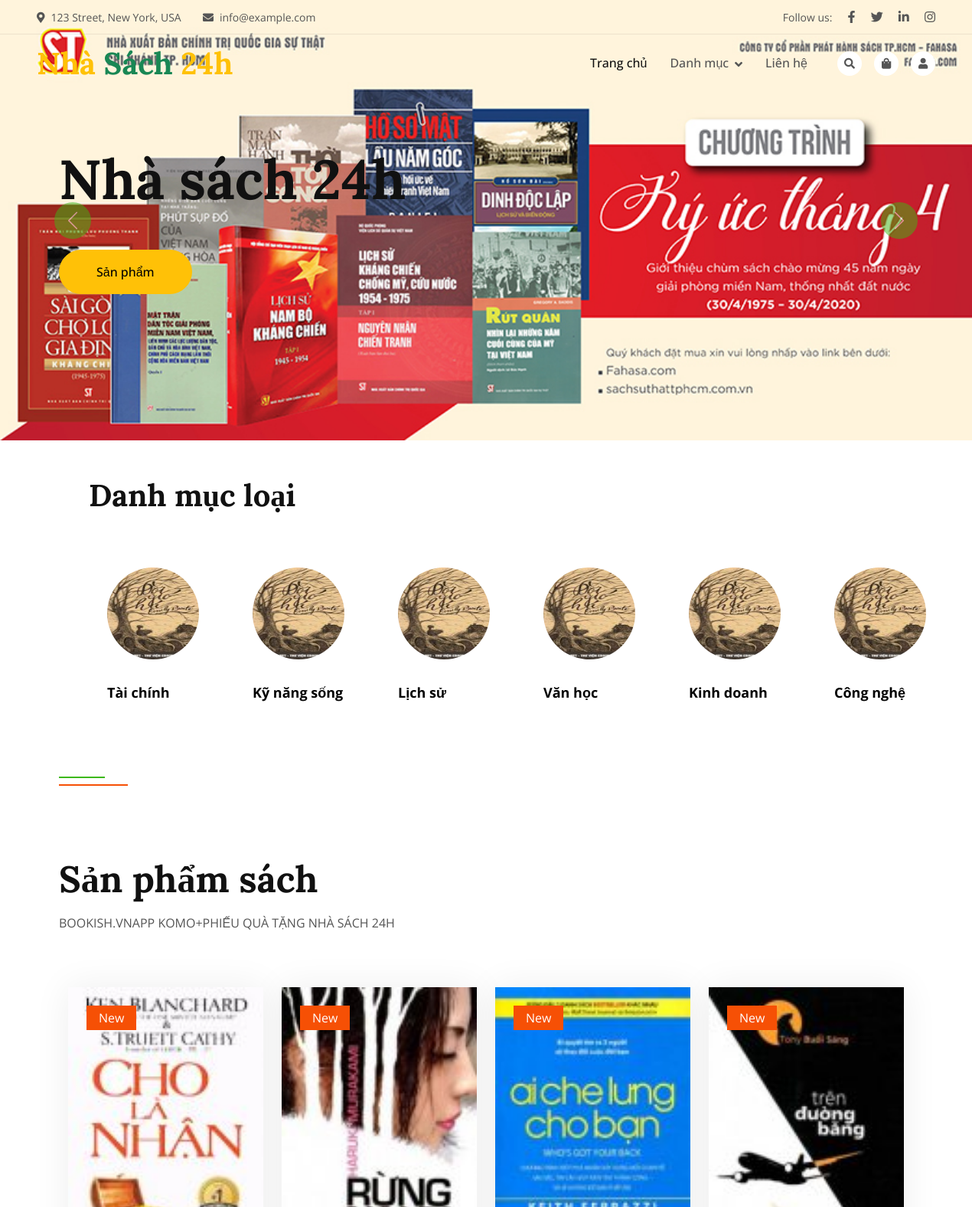
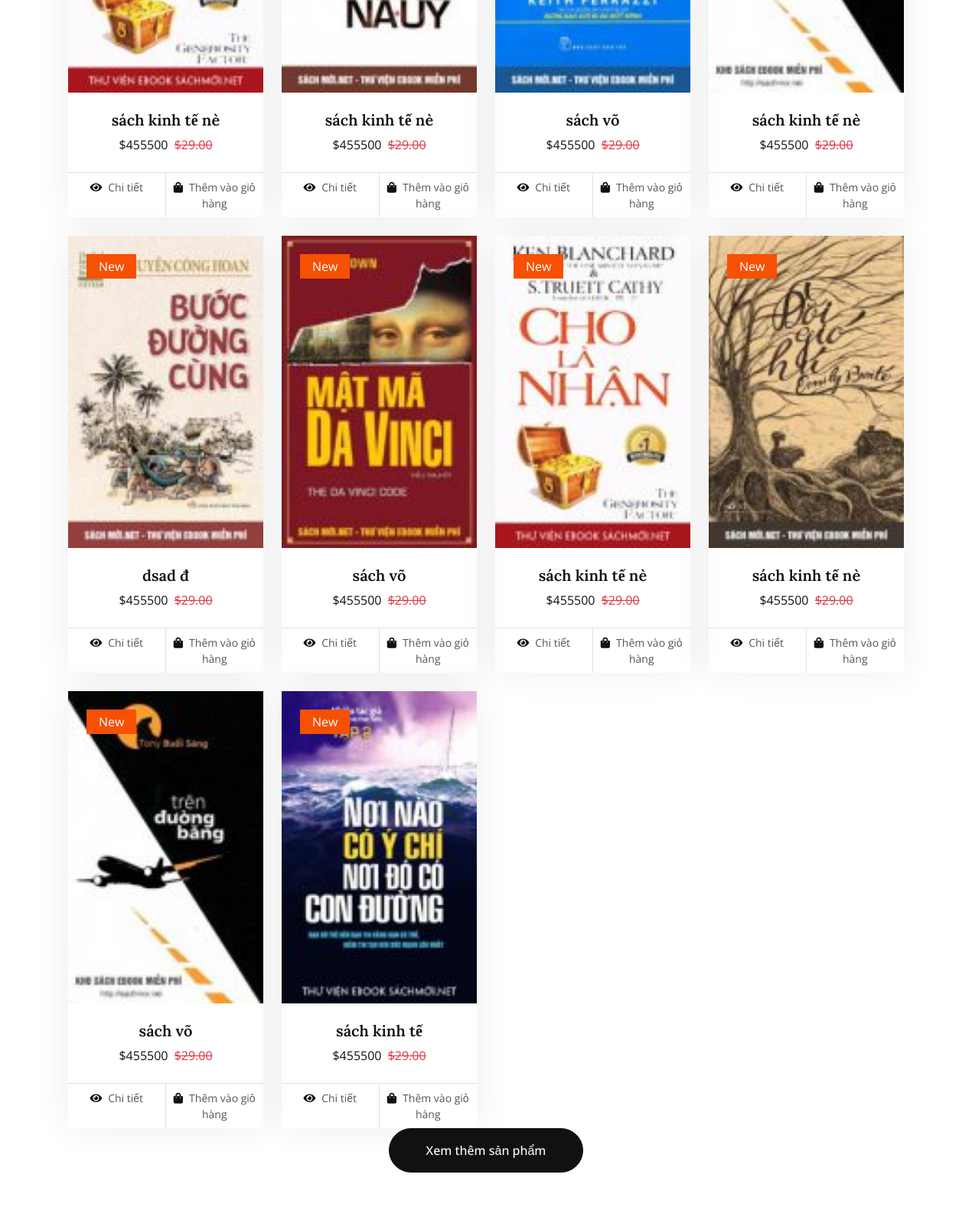
The page / (upper part) on the database its author committed (2 pictures, top to bottom).
### tables this page shows
CREATE TABLE `danh_muc` (
  `ma_dm` int(11) NOT NULL,
  `ten_dm` varchar(255) NOT NULL,
  `trang_thai` tinyint(1) NOT NULL
);

CREATE TABLE `sach` (
  `ma_sach` int(11) NOT NULL,
  `ten_sach` varchar(255) NOT NULL,
  `hinh_sach` varchar(255) NOT NULL,
  `so_luong` int(11) NOT NULL,
  `gia_sach` float NOT NULL,
  `mo_ta` varchar(255) NOT NULL,
  `nha_xb` varchar(255) NOT NULL,
  `ngay_xb` date NOT NULL,
  `ma_dm` int(11) NOT NULL,
  `trang_thai` tinyint(1) NOT NULL
);

### index.php (called while the page is built, shortened)
<?php
include './models/loai_sach.php';
include './models/san_pham.php';
$all_danhmuc = all_list_dm();
$six_dm = six_list_dm();
$ten_list_sach = ten_list_sach();
$act = $_GET['act'] ?? "";
switch ($act) {
    case '':
        $VIEW = "./views/home.php";
        break;
}
include './views/header.php';
include $VIEW;
include './views/footer.php';

### models/pdo.php (called while the page is built, shortened)
<?php
function pdo_get_connection(){
    $servername = "localhost";
    $username = "root";
    $password = "";
    try {
        $conn = new PDO("mysql:host=$servername;dbname=duansach", $username, $password);
        $conn->setAttribute(PDO::ATTR_ERRMODE, PDO::ERRMODE_EXCEPTION);
        return $conn;
    } catch(PDOException $e) {
        echo "Connection failed: " . $e->getMessage();
    }
}
function pdo_query($sql){
    $sql_args=array_slice(func_get_args(),1);
    try{
        $conn=pdo_get_connection();
        $stmt=$conn->prepare($sql);
        $stmt->execute($sql_args);
        $rows=$stmt->fetchAll();
        return $rows;
    }
    catch(PDOException $e){
        throw $e;
    }
    finally{
        unset($conn);
    }
}
?>

### models/loai_sach.php (called while the page is built, shortened)
<?php
require_once "pdo.php";
function all_list_dm()
{
    $sql = "SELECT * FROM danh_muc ORDER BY ma_dm DESC";
    return pdo_query($sql);
}
function six_list_dm(){
    $sql = "SELECT * FROM danh_muc ORDER BY ma_dm DESC limit 0,6";
    return pdo_query($sql);
}

### models/san_pham.php (called while the page is built, shortened)
<?php
require_once "pdo.php";
function ten_list_sach(){
    $sql = "SELECT * FROM sach ORDER BY ma_sach DESC limit 0,10";
    return  pdo_query($sql);
}

### views/home.php (the view, shortened to what this page needs)
<div class="container-fluid p-0 mb-5 wow fadeIn" data-wow-delay="0.1s">
    <div id="header-carousel" class="carousel slide" data-bs-ride="carousel">
        <div class="carousel-inner">
            <div class="carousel-item active">
                <img class="w-100" src="./img/carousel-1.jpg" alt="Image">
                <div class="carousel-caption">
                    <div class="container">
                        <div class="row justify-content-start">
                            <div class="col-lg-7">
                                <h1 class="display-2 mb-5 animated slideInDown">Nhà sách 24h</h1>
                                <a href="?act=sanpham" class="btn btn-warning rounded-pill py-sm-3 px-sm-5">Sản phẩm</a>
                            </div>
                        </div>
                    </div>
                </div>
            </div>
        </div>
        <button class="carousel-control-prev" type="button" data-bs-target="#header-carousel" data-bs-slide="prev">
            <span class="carousel-control-prev-icon" aria-hidden="true"></span>
        </button>
        <button class="carousel-control-next" type="button" data-bs-target="#header-carousel" data-bs-slide="next">
            <span class="carousel-control-next-icon" aria-hidden="true"></span>
        </button>
    </div>
</div>
<div class="category">
    <h1>Danh mục loại</h1>
    <section class="category-noo">
        <?php foreach ($six_dm as $sdm) : ?>
            <?php extract($sdm) ?>
            <div class="small-cate">
                <a href="">
                    <img src="../img/product-4.jpg" alt="">
                    <legend><?= $ten_dm ?></legend>
                </a>
            </div>
        <?php endforeach; ?>
    </section>
</div>
<div class="container-xxl py-5">
    <div class="container">
        <div class="row g-0 gx-5 align-items-end">
            <div class="col-lg-6">
                <div class="section-header text-start mb-5 wow fadeInUp" data-wow-delay="0.1s" style="max-width: 500px;">
                    <h1 class="display-5 mb-3">Sản phẩm sách</h1>
                    <p>BOOKISH.VNAPP KOMO+PHIẾU QUÀ TẶNG NHÀ SÁCH 24H</p>
                </div>
            </div>
        </div>
        <div class="tab-content">
            <div id="tab-1" class="tab-pane fade show p-0 active">
                <?php foreach ($ten_list_sach as $asp) : ?>
                    <?php extract($asp) ?>
                    <div class="row g-4">
                        <div class="col-xl data-wow-delay="0.1s">
                            <div class="product-item">
                                <div class="position-relative bg-light overflow-hidden">
                                    <img class="img-fluid w-100" src="img/<?= $hinh_sach ?>" alt="">
                                    <div class="bg-secondary rounded text-white position-absolute start-0 top-0 m-4 py-1 px-3">New</div>
                                </div>
                                <div class="text-center p-4">
                                    <a class="d-block h5 mb-2" href=""><?= $ten_sach ?></a>
                                    <span class="text-dark me-1">$<?= $gia_sach ?></span>
                                    <span class="text-danger text-decoration-line-through">$29.00</span>
                                </div>
                                <div class="d-flex border-top">
                                    <small class="w-50 text-center border-end py-2">
                                        <a class="text-body" href="?act=chitiet&ma_sach=<?=$ma_sach ?>"><i class="fa fa-eye text-dark me-2"></i>Chi tiết</a>
                                    </small>
                                    <small class="w-50 text-center py-2">
                                        <a class="text-body" href="?act=cart&ma_sach=<?= $ma_sach?>"><i class="fa fa-shopping-bag text-dark me-2"></i>Thêm vào giỏ hàng</a>
                                    </small>
                                </div>
                            </div>
                        </div>
                    </div>
                <?php endforeach; ?>
                <div class="col-12 text-center wow fadeInUp" data-wow-delay="0.1s">
                    <a class="btn btn-dark rounded-pill py-3 px-5" href="?act=sanpham">Xem thêm sản phẩm</a>
                </div>
            </div>
        </div>
    </div>
</div>

### css/style.css (style rules this page uses)
:root { --primary: #3CB815; --secondary: #F65005; --light: #F7F8FC; --dark: #111111; }
.btn { font-weight: 500; transition: .5s; }
.carousel-caption { top: 0; left: 0; right: 0; bottom: 0; display: flex; align-items: center; justify-content: center; text-align: start; z-index: 1; }
.carousel-control-prev, .carousel-control-next { width: 15%; }
.carousel-control-prev-icon, .carousel-control-next-icon { width: 3rem; height: 3rem; background-color: var(--primary); border: 10px solid var(--primary); border-radius: 3rem; }
.section-header { position: relative; padding-top: 25px; }
.section-header::before { position: absolute; content: ""; width: 60px; height: 2px; top: 0; left: 50%; transform: translateX(-50%); background: var(--primary); }
.section-header::after { position: absolute; content: ""; width: 90px; height: 2px; top: 10px; left: 50%; transform: translateX(-50%); background: var(--secondary); }
.section-header.text-start::before, .section-header.text-start::after { left: 0; transform: translateX(0); }
.product-item { box-shadow: 0 0 45px rgba(0, 0, 0, .07); }
.product-item img { transition: .5s; }

### css/style2.css (style rules this page uses)
.category h1 { margin: 0px 116px; font-weight: bold; }
.category .category-noo { display: flex; margin: 40px 120px; }
.category .category-noo .small-cate a { color: #000; text-decoration: none; margin: 0px 20px; width: 17%; float: left; }
.category .category-noo .small-cate a img { margin: 30px 0px; width: 120px; height: 120px; border-radius: 60px; }
.category .category-noo .small-cate a legend { color: #000; font-size: 18px; font-weight: bold; width: 150px; }
.row .col-lg-6 .section-header h1 { margin-top: 80px; }
.tab-content .row { width: 25%; float: left; margin: 0; }
.tab-content .row .col-xl .product-item { margin: 0; }
.tab-content .col-12 { clear: both; }

### rows shown on the page
danh_muc: ten_dm "Tài chính"
danh_muc: ten_dm "Kỹ năng sống"
danh_muc: ten_dm "Lịch sử"
danh_muc: ten_dm "Văn học"
danh_muc: ten_dm "Kinh doanh"
danh_muc: ten_dm "Công nghệ"
sach: hinh_sach (picture), ten_sach "sách kinh tế nè", gia_sach "455500"
sach: hinh_sach (picture), ten_sach "sách kinh tế nè", gia_sach "455500"
sach: hinh_sach (picture), ten_sach "sách võ", gia_sach "455500"
sach: hinh_sach (picture), ten_sach "sách kinh tế nè", gia_sach "455500"
sach: hinh_sach (picture), ten_sach "dsad đ", gia_sach "455500"
sach: hinh_sach (picture), ten_sach "sách võ", gia_sach "455500"
sach: hinh_sach (picture), ten_sach "sách kinh tế nè", gia_sach "455500"
sach: hinh_sach (picture), ten_sach "sách kinh tế nè", gia_sach "455500"
sach: hinh_sach (picture), ten_sach "sách võ", gia_sach "455500"
sach: hinh_sach (picture), ten_sach "sách kinh tế", gia_sach "455500"
